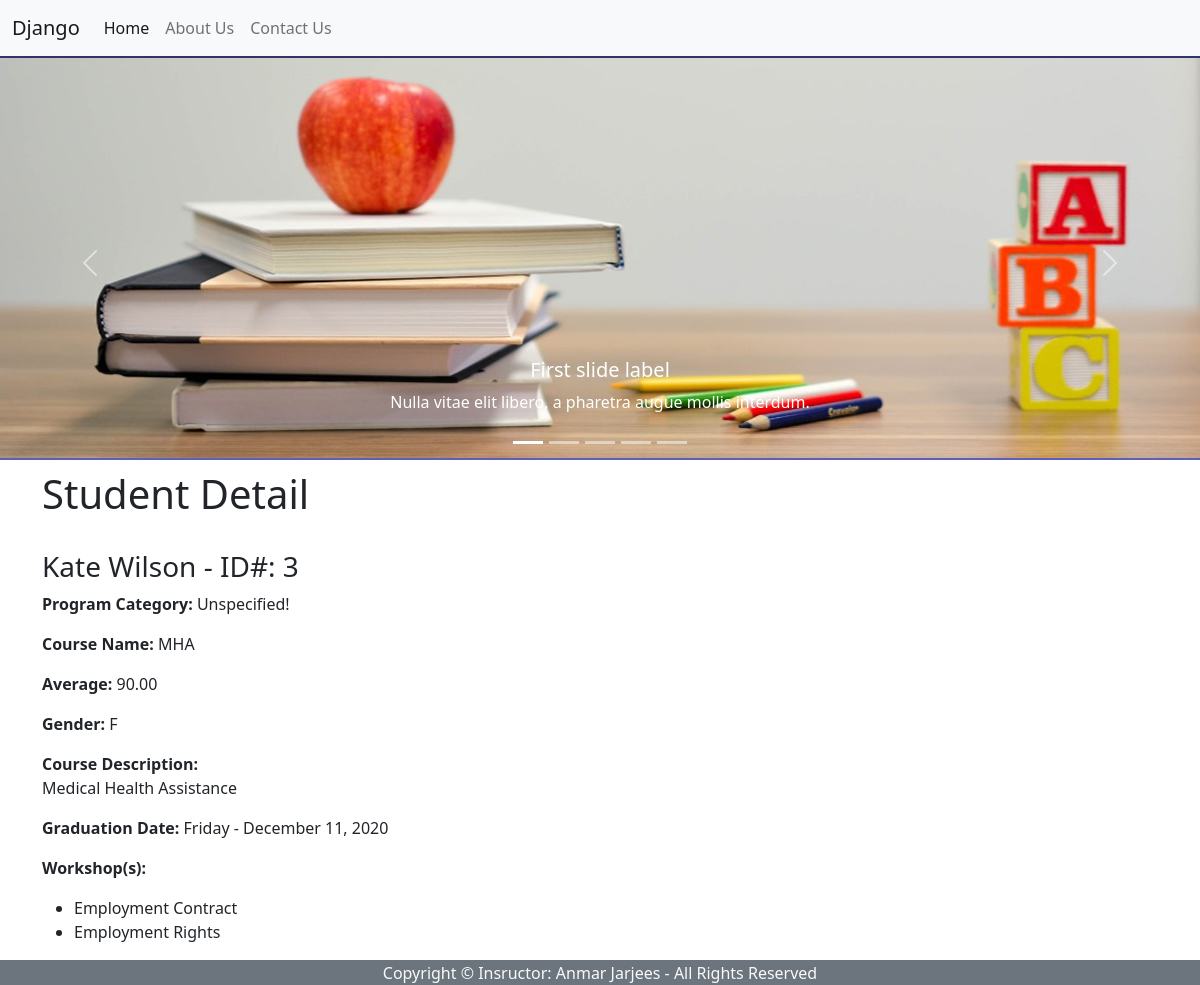
The app's page /registration/3/ with its own data.
### registration/models.py (models this page shows, shortened)
class Student(models.Model):
    first = models.CharField(max_length=40)
    last = models.CharField(max_length=40)
    program_category = models.CharField(max_length=35, blank=True) # Optional Field (could be empty)
    course = models.CharField(max_length=40)
    course_description = models.TextField(blank=True)
    GENDER_CHOICES = [
    ('M', 'Male'),
    ('F', 'Female'),
    ]
    gender = models.CharField(max_length=1,choices=GENDER_CHOICES, blank=True) # New concept!
    graduation_date = models.DateField()
    last_modified_date = models.DateField(auto_now=True)
    average=models.DecimalField(max_digits=4, decimal_places=2, null=True)
    workshops = models.ManyToManyField('Workshop', blank=True)

class Workshop(models.Model):
    workshop_name = models.CharField(max_length=40, default="")
    def __str__(self):
        return self.workshop_name # telling Python to return the name field of the workshop

### registration/views.py (the view)
# urls.py: path('registration/<int:student_id>/', views.student_detail, name='student_detail'),
def student_detail(request, student_id):
    student = Student.objects.get(id=student_id)
    return render(request,'student_detail.html',{'student': student})

### registration/templates/student_detail.html (shortened to what this page needs)
{% extends 'base.html' %}
{% block content %}
<h1>Student Detail</h1>
<br>
<h3>{{ student.first|lower |capfirst }} {{ student.last|lower |capfirst }} - ID#: {{ student.id }}</h3>
<p><b>Program Category:</b>
    {% if student.program_category %}
    {{ student.program_category }}
    {% else %}
    Unspecified!
    {% endif %}
</p>
<p><b>Course Name:</b> {{ student.course }}</p>
<p><b>Average:</b> {{student.average}}</p>
<p><b>Gender:</b> {{student.gender}}</p>
<p><b>Course Description:</b><br> {{ student.course_description }}</p>
<p><b>Graduation Date:</b> {{student.graduation_date|date:"l - F d, Y"}}</p>
 {% if student.workshops.all %}
<p><b>Workshop(s):</b>
    <ul>
        {% for one_ws in student.workshops.all %}
        <li>{{one_ws }}</li>
        {% endfor %}
    </ul>
</p>
{% endif %}
{% endblock %}

### records on screen
Student: first "Kate", last "Wilson", id "3", course "MHA", average "90.00", gender "F", course_description "Medical Health Assistance", graduation_date "Friday - December 11, 2020"
Workshop: workshop_name "Employment Contract"
Workshop: workshop_name "Employment Rights"
